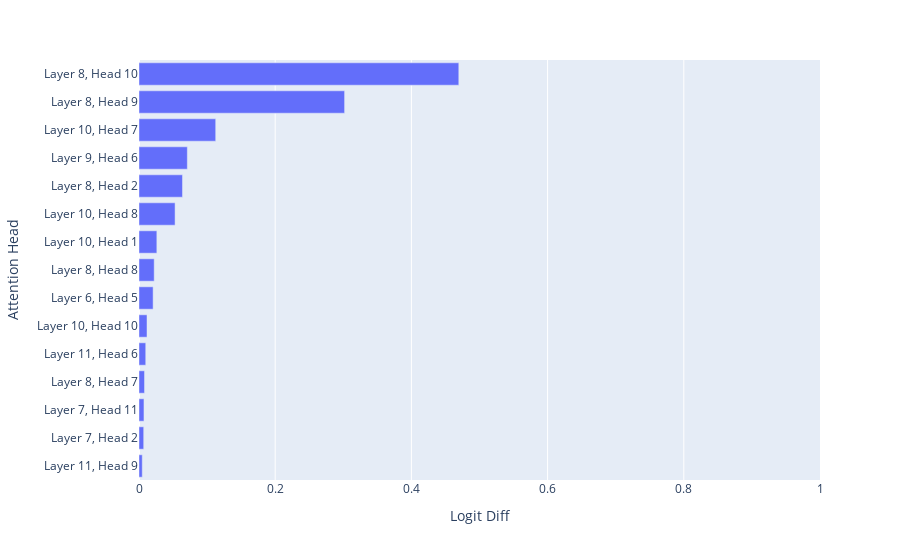

Notebook code cell kept with this figure:
### Code cell
plot_attention_heads(per_head_logit_diffs/clean_logit_diff, top_n=15, range_x=[0, 1])

### Figure 1 — Plotly figure (JSON) as saved in the notebook; plotly's stock layout.template omitted (floating-point values rounded to 4 significant figures)
{"data": [{"alignmentgroup": "True", "hovertemplate": "Logit Diff=%{x}<br>Attention Head=%{y}<extra></extra>", "legendgroup": "", "marker": {"color": "#636efa", "pattern": {"shape": ""}}, "name": "", "offsetgroup": "", "orientation": "h", "showlegend": false, "textposition": "auto", "type": "bar", "x": [0.004792, 0.006902, 0.007302, 0.008099, 0.009894, 0.01179, 0.02074, 0.02231, 0.02622, 0.05298, 0.06384, 0.07097, 0.1126, 0.3019, 0.4696], "xaxis": "x", "y": ["Layer 11, Head 9", "Layer 7, Head 2", "Layer 7, Head 11", "Layer 8, Head 7", "Layer 11, Head 6", "Layer 10, Head 10", "Layer 6, Head 5", "Layer 8, Head 8", "Layer 10, Head 1", "Layer 10, Head 8", "Layer 8, Head 2", "Layer 9, Head 6", "Layer 10, Head 7", "Layer 8, Head 9", "Layer 8, Head 10"], "yaxis": "y"}], "layout": {"barmode": "relative", "legend": {"tracegroupgap": 0}, "margin": {"t": 60}, "xaxis": {"anchor": "y", "domain": [0, 1], "range": [0, 1], "title": {"text": "Logit Diff"}}, "yaxis": {"anchor": "x", "domain": [0, 1], "title": {"text": "Attention Head"}}}}
